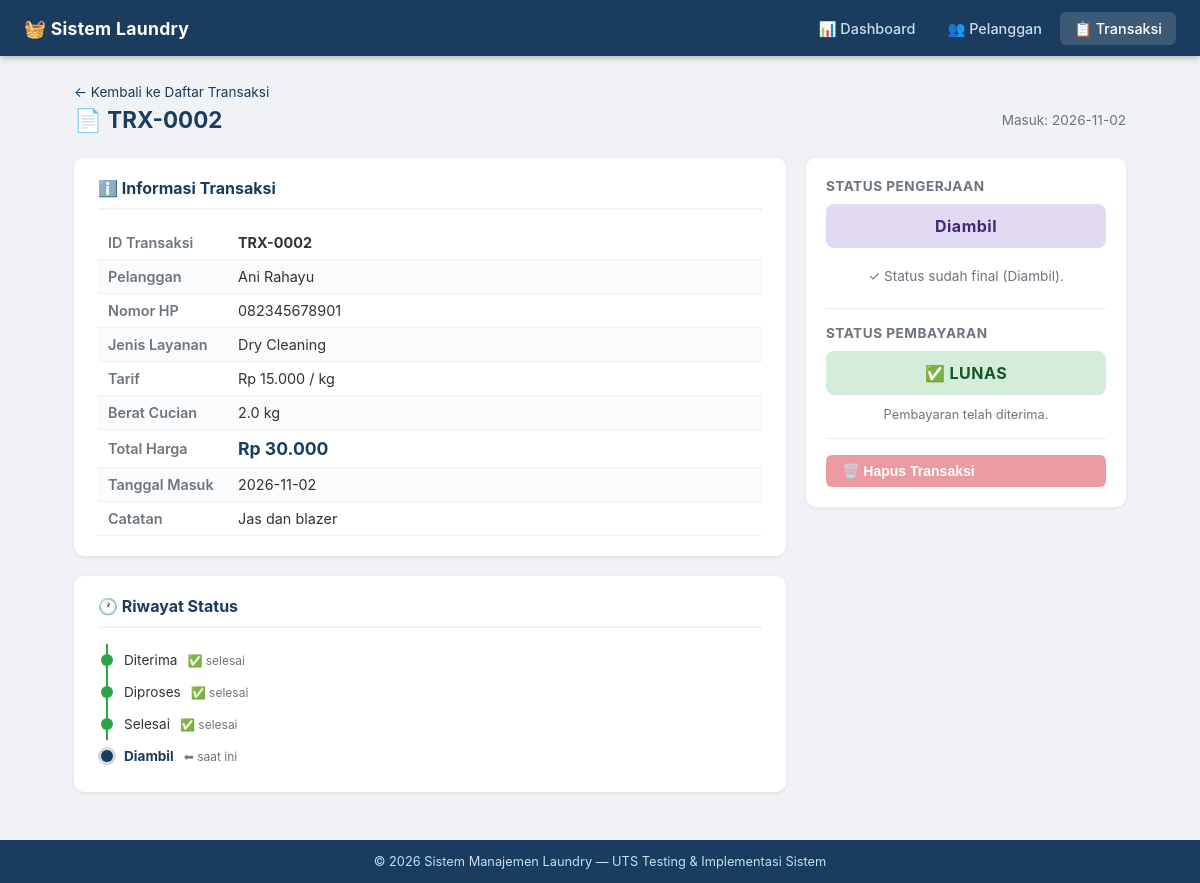
The page /transaksi/2 on the database its author committed.
### tables this page shows
CREATE TABLE transaksi (
            id                 INTEGER PRIMARY KEY AUTOINCREMENT,
            kode_transaksi     TEXT    NOT NULL UNIQUE,
            pelanggan_id       INTEGER NOT NULL,
            layanan_id         INTEGER NOT NULL,
            berat_kg           REAL    NOT NULL CHECK(berat_kg >= 0.5 AND berat_kg <= 50),
            total_harga        INTEGER NOT NULL,
            status_pengerjaan  TEXT    NOT NULL DEFAULT 'Diterima'
                               CHECK(status_pengerjaan IN ('Diterima','Diproses','Selesai','Diambil')),
            status_pembayaran  TEXT    NOT NULL DEFAULT 'Belum Lunas'
                               CHECK(status_pembayaran IN ('Belum Lunas','Lunas')),
            tanggal_masuk      TEXT    NOT NULL,
            catatan            TEXT,
            created_at         TEXT    NOT NULL DEFAULT CURRENT_TIMESTAMP,
            FOREIGN KEY (pelanggan_id) REFERENCES pelanggan(id) ON DELETE RESTRICT,
            FOREIGN KEY (layanan_id)   REFERENCES layanan(id)   ON DELETE RESTRICT
        );

CREATE TABLE pelanggan (
            id         INTEGER PRIMARY KEY AUTOINCREMENT,
            nama       TEXT    NOT NULL,
            no_hp      TEXT    NOT NULL UNIQUE,
            alamat     TEXT,
            created_at TEXT    NOT NULL DEFAULT CURRENT_TIMESTAMP
        );

CREATE TABLE layanan (
            id            INTEGER PRIMARY KEY AUTOINCREMENT,
            nama_layanan  TEXT    NOT NULL UNIQUE,
            tarif_per_kg  INTEGER NOT NULL CHECK(tarif_per_kg > 0)
        );

### app.py (the view)
@app.route('/transaksi/<int:tid>')
def transaksi_detail(tid):
    try:
        conn = get_db_connection()
        trx  = conn.execute('''
            SELECT t.*, p.nama AS nama_pelanggan, p.no_hp,
                   l.nama_layanan, l.tarif_per_kg
            FROM transaksi t
            JOIN pelanggan p ON t.pelanggan_id = p.id
            JOIN layanan   l ON t.layanan_id   = l.id
            WHERE t.id = ?
        ''', (tid,)).fetchone()
        conn.close()
    except sqlite3.Error as e:
        flash(f'Gagal memuat detail transaksi: {e}', 'error')
        return redirect(url_for('transaksi_list'))
    if trx is None:
        flash(f'Transaksi dengan ID #{tid} tidak ditemukan.', 'error')
        return redirect(url_for('transaksi_list'))
    idx = STATUS_FLOW.index(trx['status_pengerjaan'])
    status_berikutnya = STATUS_FLOW[idx + 1] if idx < len(STATUS_FLOW) - 1 else None
    return render_template('transaksi/detail.html',
                           trx=trx,
                           status_flow=STATUS_FLOW,
                           status_berikutnya=status_berikutnya)

### app.py (called while the page is built)
def format_rupiah(angka):
    return f"Rp {int(angka):,}".replace(',', '.')

### database.py (called while the page is built)
def get_db_connection():
    conn = sqlite3.connect(DB_PATH)
    conn.row_factory = sqlite3.Row
    conn.execute("PRAGMA foreign_keys = ON")  # aktifkan foreign key constraint
    return conn

### templates/transaksi/detail.html (shortened to what this page needs)
{% extends 'base.html' %}
{% block content %}
<div class="breadcrumb">
    <a href="{{ url_for('transaksi_list') }}">← Kembali ke Daftar Transaksi</a>
</div>
<div class="page-header">
    <h1 class="page-title">📄 {{ trx.kode_transaksi }}</h1>
    <span class="text-muted" style="font-size:0.85rem;">Masuk: {{ trx.tanggal_masuk }}</span>
</div>
<div class="detail-grid">
    <div>
        <div class="card detail-info">
            <div class="card-title">ℹ️ Informasi Transaksi</div>
            <table>
                <tr>
                    <td>ID Transaksi</td>
                    <td><strong>{{ trx.kode_transaksi }}</strong></td>
                </tr>
                <tr>
                    <td>Pelanggan</td>
                    <td>{{ trx.nama_pelanggan }}</td>
                </tr>
                <tr>
                    <td>Nomor HP</td>
                    <td>{{ trx.no_hp }}</td>
                </tr>
                <tr>
                    <td>Jenis Layanan</td>
                    <td>{{ trx.nama_layanan }}</td>
                </tr>
                <tr>
                    <td>Tarif</td>
                    <td>{{ trx.tarif_per_kg | rupiah }} / kg</td>
                </tr>
                <tr>
                    <td>Berat Cucian</td>
                    <td>{{ trx.berat_kg }} kg</td>
                </tr>
                <tr>
                    <td>Total Harga</td>
                    <td><strong style="font-size:1.1rem; color:#1a3c5e;">{{ trx.total_harga | rupiah }}</strong></td>
                </tr>
                <tr>
                    <td>Tanggal Masuk</td>
                    <td>{{ trx.tanggal_masuk }}</td>
                </tr>
                {% if trx.catatan %}
                <tr>
                    <td>Catatan</td>
                    <td>{{ trx.catatan }}</td>
                </tr>
                {% endif %}
            </table>
        </div>
        <div class="card">
            <div class="card-title">🕐 Riwayat Status</div>
            <ul class="timeline">
                {% for s in status_flow %}
                    {% set idx_s = status_flow.index(s) %}
                    {% set idx_now = status_flow.index(trx.status_pengerjaan) %}
                    <li class="timeline-item
                        {{ 'done' if idx_s < idx_now }}
                        {{ 'current' if idx_s == idx_now }}">
                        <span>{{ s }}</span>
                        {% if idx_s < idx_now %}
                            <span class="timeline-time">✅ selesai</span>
                        {% elif idx_s == idx_now %}
                            <span class="timeline-time">⬅ saat ini</span>
                        {% else %}
                            <span class="timeline-time text-muted">—</span>
                        {% endif %}
                    </li>
                {% endfor %}
            </ul>
        </div>
    </div>
    <div>
        <div class="action-card">
            <h4>Status Pengerjaan</h4>
            {% set s = trx.status_pengerjaan %}
            <span class="status-badge-lg badge
                badge-{{ s.lower().replace(' ', '-') }}">
                {{ s }}
            </span>
            {% if status_berikutnya %}
                {% if status_berikutnya == 'Diambil' and trx.status_pembayaran != 'Lunas' %}
                    <div class="tooltip" style="display:block;">
                        <button class="btn btn-primary w-100 disabled" disabled>
                            → Tandai {{ status_berikutnya }}
                        </button>
                        <span class="tooltiptext">Pembayaran belum lunas — tidak dapat diambil</span>
                    </div>
                {% else %}
                    <form action="{{ url_for('transaksi_ubah_status', tid=trx.id) }}"
                          method="POST">
                        <input type="hidden" name="status" value="{{ status_berikutnya }}">
                        <button type="submit" class="btn btn-primary w-100"
                                onclick="return confirm('Ubah status transaksi ke {{ status_berikutnya }}?')">
                            → Tandai {{ status_berikutnya }}
                        </button>
                    </form>
                {% endif %}
            {% else %}
                <div class="text-muted text-center" style="font-size:0.85rem; padding: 8px 0;">
                    ✓ Status sudah final (Diambil).
                </div>
            {% endif %}
            <hr class="action-divider">
            <h4>Status Pembayaran</h4>
            {% if trx.status_pembayaran == 'Lunas' %}
                <span class="status-badge-lg badge badge-lunas">✅ LUNAS</span>
                <div class="text-muted text-center" style="font-size:0.8rem;">Pembayaran telah diterima.</div>
            {% endif %}
            <hr class="action-divider">
            {% if trx.status_pengerjaan == 'Diterima' %}
                <form action="{{ url_for('transaksi_hapus', tid=trx.id) }}" method="POST">
                    <button type="submit" class="btn btn-danger w-100"
                            onclick="return konfirmasiHapus('Hapus transaksi {{ trx.kode_transaksi }}? Tindakan ini tidak dapat dibatalkan.')">
                        🗑️ Hapus Transaksi
                    </button>
                </form>
            {% else %}
                <div class="tooltip" style="display:block;">
                    <button class="btn btn-danger w-100 disabled" disabled>
                        🗑️ Hapus Transaksi
                    </button>
                </div>
            {% endif %}
        </div>
    </div>
</div>
{% endblock %}

### static/css/style.css (style rules this page uses)
*, *::before, *::after { box-sizing: border-box; margin: 0; padding: 0; }
body { font-family: -apple-system, BlinkMacSystemFont, 'Segoe UI', Roboto, sans-serif; font-size: 15px; color: #333; background-color: #f0f2f5; min-height: 100vh; display: flex; flex-direction: column; }
a { color: #1a3c5e; text-decoration: none; }
.page-header { display: flex; align-items: center; justify-content: space-between; margin-bottom: 24px; flex-wrap: wrap; gap: 12px; }
.page-title { font-size: 1.4rem; font-weight: 700; color: #1a3c5e; display: flex; align-items: center; gap: 8px; }
.breadcrumb { font-size: 0.85rem; color: #6c757d; margin-bottom: 6px; }
.breadcrumb a { color: #1a3c5e; }
.btn { display: inline-flex; align-items: center; gap: 6px; padding: 8px 16px; border-radius: 6px; font-size: 0.875rem; font-weight: 600; cursor: pointer; border: none; transition: background 0.15s, transform 0.1s, box-shadow 0.15s; text-decoration: none; white-space: nowrap; }
.btn-danger { background-color: #dc3545; color: #fff; }
.btn:disabled, .btn.disabled { opacity: 0.5; cursor: not-allowed; transform: none; box-shadow: none; }
.card { background: #fff; border-radius: 10px; box-shadow: 0 1px 4px rgba(0,0,0,0.08); padding: 20px 24px; margin-bottom: 20px; }
.card-title { font-size: 1rem; font-weight: 700; color: #1a3c5e; margin-bottom: 16px; display: flex; align-items: center; gap: 6px; border-bottom: 2px solid #f0f2f5; padding-bottom: 10px; }
table { width: 100%; border-collapse: collapse; font-size: 0.875rem; }
table tbody tr { border-bottom: 1px solid #e9ecef; transition: background 0.1s; }
table tbody tr:last-child { border-bottom: none; }
table tbody tr:nth-child(even) { background-color: #fafbfc; }
table tbody td { padding: 11px 14px; vertical-align: middle; }
.badge { display: inline-flex; align-items: center; padding: 4px 10px; border-radius: 20px; font-size: 0.75rem; font-weight: 700; white-space: nowrap; letter-spacing: 0.3px; }
.badge-diambil { background-color: #e2d9f3; color: #432874; }
.badge-lunas { background-color: #d4edda; color: #155724; }
.detail-grid { display: grid; grid-template-columns: 1fr 320px; gap: 20px; align-items: start; }
.detail-info table { font-size: 0.9rem; }
.detail-info table td { padding: 8px 10px; border: none; border-bottom: 1px solid #f0f0f0; }
.detail-info table td:first-child { color: #6c757d; font-weight: 600; width: 130px; white-space: nowrap; }
.action-card { background: #fff; border-radius: 10px; box-shadow: 0 1px 4px rgba(0,0,0,0.08); padding: 20px; }
.action-card h4 { font-size: 0.85rem; font-weight: 700; color: #6c757d; text-transform: uppercase; letter-spacing: 0.5px; margin-bottom: 10px; }
.status-badge-lg { display: block; text-align: center; padding: 12px; border-radius: 8px; font-size: 1rem; font-weight: 700; margin-bottom: 12px; letter-spacing: 0.5px; }
.action-divider { border: none; border-top: 1px solid #e9ecef; margin: 16px 0; }
.timeline { list-style: none; padding: 0; margin: 0; }
.timeline-item { display: flex; align-items: center; gap: 10px; padding: 8px 0; font-size: 0.85rem; color: #6c757d; border-left: 2px solid #dee2e6; padding-left: 16px; margin-left: 8px; position: relative; }
.timeline-item::before { content: ''; width: 12px; height: 12px; border-radius: 50%; background: #dee2e6; position: absolute; left: -7px; top: 50%; transform: translateY(-50%); flex-shrink: 0; }
.timeline-item.done { color: #333; border-color: #28a745; }
.timeline-item.done::before { background: #28a745; }
.timeline-item.current { color: #1a3c5e; font-weight: 700; border-color: #1a3c5e; }
.timeline-item.current::before { background: #1a3c5e; box-shadow: 0 0 0 3px rgba(26,60,94,0.2); }
.timeline-item:last-child { border-color: transparent; }
.timeline-time { color: #6c757d; font-size: 0.75rem; font-weight: 400; }
.text-center { text-align: center; }
.text-muted { color: #6c757d; }
.w-100 { width: 100%; }
.tooltip { position: relative; display: inline-block; }

### rows shown on the page
transaksi: kode_transaksi "TRX-0002", tanggal_masuk "2026-11-02", berat_kg "2.0", total_harga|rupiah "Rp 30.000", catatan "Jas dan blazer", status_pengerjaan "Diambil"
pelanggan: nama_pelanggan "Ani Rahayu", no_hp "082345678901"
layanan: nama_layanan "Dry Cleaning", tarif_per_kg|rupiah "Rp 15.000"

### other values the page prints
{{ s }} "Diterima" "Diproses" "Selesai" "Diambil"
